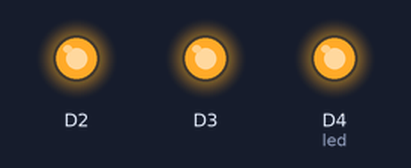
The program below on a simulated Raspberry Pi (BCM pin numbers) with a GrovePi. Parts: output pins drawn as LEDs (lit = HIGH). At 0.0 s the program stops and its outputs stay as they are.

Above: at 0.1 s.
Timing chart, 0 to 1.5 s (numbered marks = the images above):
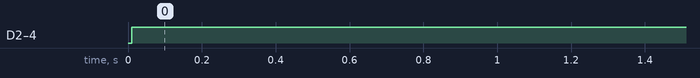

Measured:
- by itself, D2, D3: LOW → HIGH at 0.01 s
- by itself, D4 (led): LOW → HIGH at 0.00 s

The program:

turnonalllight.py
```python
#!/usr/bin/env python

import time
from grovepi import *

# Connect the Grove LED to digital port D4

led = 4
if digitalRead(led) == 0:
    pinMode(led,"OUTPUT")
    digitalWrite(led,1)
led = 3
if digitalRead(led) == 0:
    pinMode(led,"OUTPUT")
    digitalWrite(led,1)
led = 2
if digitalRead(led) == 0:
    pinMode(led,"OUTPUT")
    digitalWrite(led,1)           # Send LOW to switch on LED
```
